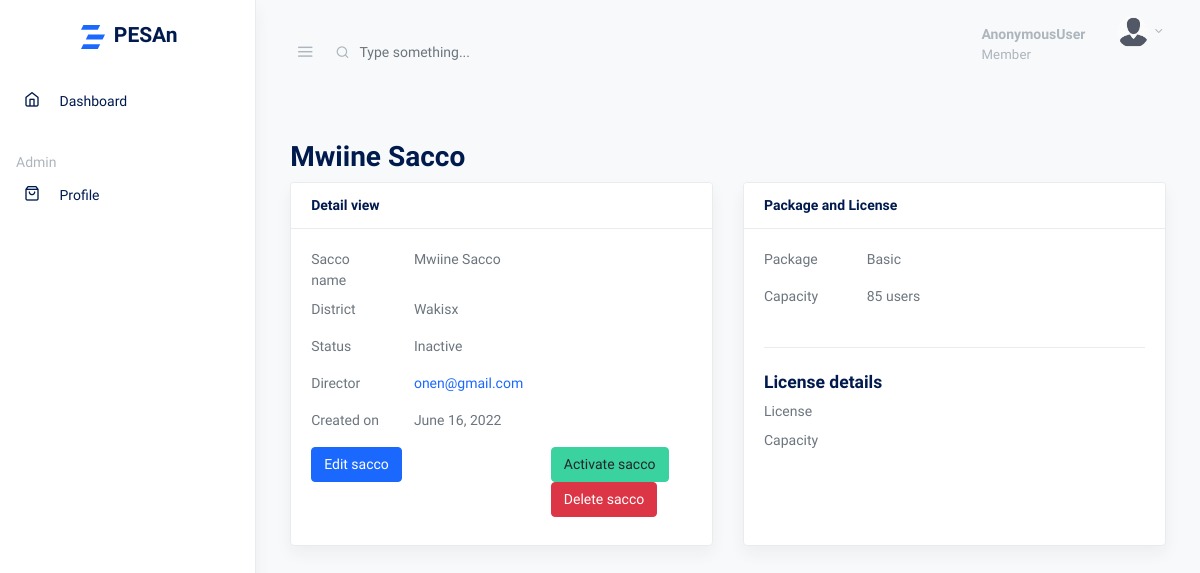
The page /saccos/1/detail on the database as committed earlier.
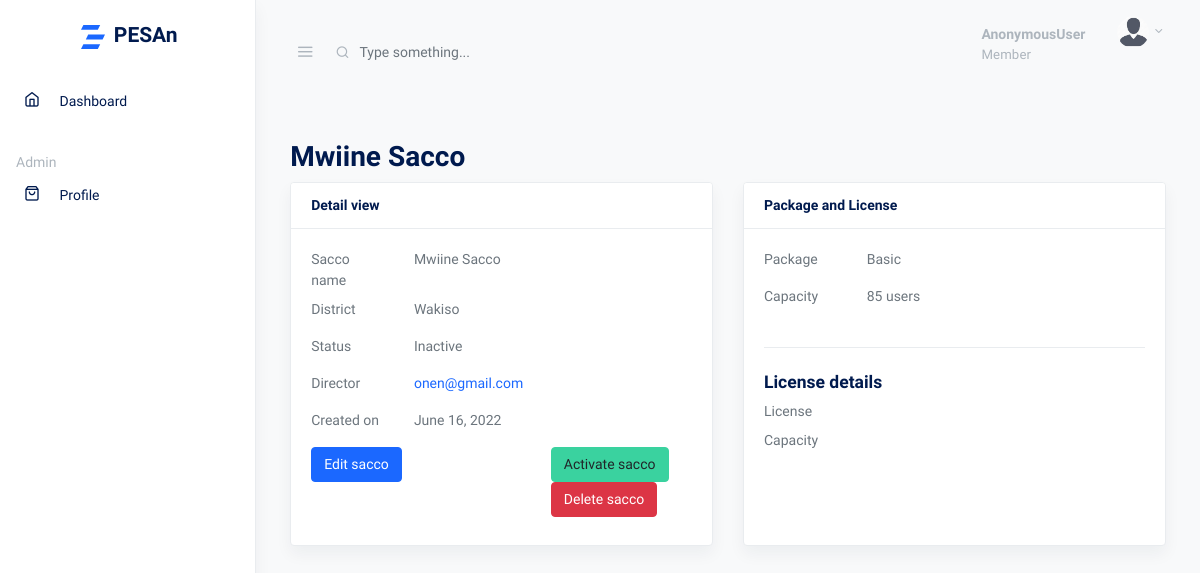
The same page on the database as committed later.
### core/models.py (models this page shows, shortened)
class CustomModel(models.Model):
    created_on = models.DateTimeField(auto_now_add=True)
    updated_on = models.DateTimeField(auto_now=True, null=True)
    class Meta:
        abstract = True
        ordering = ['created_on']

class Sacco(CustomModel):
    name = models.CharField(max_length=80, unique=True)
    package = models.ForeignKey(Package, null=True, on_delete=models.SET_NULL, related_name='bussiness_package')  # TODO Set package to default rather than null
    district = models.CharField(max_length=60, null=True, blank=True,)
    location = models.CharField(max_length=60, null=True, blank=True,)
    email = models.EmailField(null=True, blank=True, unique=True)
    director = models.ForeignKey(User, null=True, on_delete=models.SET_NULL, related_name='bussiness_director', blank=True,)
    status = models.CharField(max_length=10, default='inactive')
    created_by = models.ForeignKey(User, on_delete=models.CASCADE, related_name='bussiness_creator')
    updated_by = models.ForeignKey(User, on_delete=models.CASCADE, related_name='bussiness_updater', null=True, blank=True)
    objects = models.Manager()
    filtered_objects = SaccoManager()
    class Meta:
        ordering = ['-created_on']
    def __str__(self):
        return self.name

class Package(CustomModel):
    name = models.CharField(max_length=60, unique=True)
    capacity = models.PositiveIntegerField()
    price = models.PositiveIntegerField(validators=[MinValueValidator(120000)], help_text='The minimum package price is 120,000/= per year ')
    status = models.CharField(max_length=10, default='active')
    def __str__(self):
        return self.name

### accounts/models.py (models this page shows, shortened)
class User(AbstractBaseUser, PermissionsMixin):
    USERNAME_FIELD = 'email'
    REQUIRED_FIELDS = []
    first_name = models.CharField(max_length=20, blank=True, null=True)
    last_name = models.CharField(max_length=20, blank=True, null=True)
    username = models.CharField(max_length=20, blank=True, null=True)
    email = models.EmailField(unique=True)
    telephone = models.CharField(max_length=15, blank=True, null=True, unique=True)
    id_type = models.CharField(max_length=20, blank=True, choices=ID_TYPE, default='national')
    id_number = models.CharField(max_length=30, blank=True, null=True, validators=[MinLengthValidator(9), MaxLengthValidator(14)])
    photo = models.ImageField(upload_to='profile/', blank=True, null=True, validators=[image_validator])
    date_joined = models.DateTimeField(auto_now_add=True)
    updated_at = models.DateTimeField(auto_now=True)
    is_active = models.BooleanField(default=True)
    is_staff = models.BooleanField(default=False)
    is_member = models.BooleanField(default=False)
    is_previously_logged_in = models.BooleanField(default=False)
    gender = models.CharField(max_length=20, choices=MARITAL_STATUS, default='single')
    village = models.CharField(max_length=60, blank=True, null=True)
    date_of_birth = models.DateField(auto_now_add=False, auto_created=False, blank=True, null=True, validators=[dob_validation])
    gender = models.CharField(max_length=20, blank=True, choices=GENDER, default='single')
    next_of_kin_name = models.CharField(max_length=50, blank=True, null=True)
    next_of_kin_contact = models.CharField(max_length=50, blank=True, null=True)
    occupation = models.CharField(max_length=60, blank=True, null=True)
    employer_type = models.CharField(max_length=60, blank=True, choices=EMPLOYER_TYPE, default='organization')
    organization = models.CharField(max_length=80, blank=True, null=True)
    objects = UserManager()
    class Meta:
        ordering = ['-date_joined', '-updated_at']
    def __str__(self):
        return self.email
    def get_absolute_url(self):
        return reverse('user', kwargs={'pk': self.pk})

### core/views.py (the view)
# urls.py: path('saccos/<str:pk>/detail', SaccoDetailView.as_view() , name='sacco_detail'),
class SaccoDetailView(DetailView):
    model = Sacco
    template_name = "saccos/detail.html"
    context_object_name = 'sacco'

### templates/saccos/detail.html (shortened to what this page needs)
{% extends 'base.html' %}
{% load crispy_forms_tags %}
{% load humanize %}
{% block content %}
<div class="container-fluid">
    <div class="row justify-content-center">
      <div class="col-12">
        <h2 class="page-title">{{sacco|title}}</h2>
        <div class="card-deck">
          <div class="card shadow mb-4">
            <div class="card-header">
              <strong class="card-title">Detail view</strong>
            </div>
            <div class="card-body">
                    <div class="row">
                      <label  class="col-sm-3">Sacco name</label>
                      <div class="col-sm-9">
                        <p>{{sacco.name|title}}</p>
                      </div>
                    </div>
                      <div class="row">
                        <label  class="col-sm-3">District</label>
                        <div class="col-sm-9">
                          <p>{{sacco.district|title}}</p>
                        </div>
                      </div>
                      <div class="row">
                        <label  class="col-sm-3">Status</label>
                        <div class="col-sm-9">
                          <p>{{sacco.status|title}}</p>
                        </div>
                      </div>
                      <div class="row">
                        <label  class="col-sm-3">Director</label>
                        <div class="col-sm-9">
                          <p><a href="{{ sacco.director.get_absolute_url }}">{{sacco.director}}</a></p>
                        </div>
                      </div>
                      <div class="row">
                        <label  class="col-sm-3">Created on</label>
                        <div class="col-sm-9">
                          <p>{{sacco.package.created_on|date}}</p>
                        </div>
                      </div>
                    <div class="row">
                      <div class="col-md-7">
                        <div class="form-group mb-2">
                          <a href="{% url 'sacco_update' sacco.id %}" class="btn btn-primary">Edit sacco</a>
                        </div>
                      </div>
                      <div class="col-md-5">
                        <div class="form-group mb-2">
                          {% if sacco.status == 'active' %}
                            <a href="{% url 'sacco_activation' sacco.id %}" class="btn btn-warning">Suspend sacco</a>
                        {% else %}
                             <a href="{% url 'sacco_activation' sacco.id %}" class="btn btn-success">Activate sacco</a>
                          {% endif %}
                          <a href="{% url 'sacco_delete' sacco.id %}" class="btn btn-danger">Delete sacco</a>
                        </div>
                      </div>
                    </div>
            </div>
          </div>
          <div class="card shadow mb-4">
            <div class="card-header">
              <strong class="card-title">Package and License</strong>
            </div>
            <div class="card-body">
                <div class="row">
                    <label  class="col-sm-3">Package</label>
                    <div class="col-sm-9">
                      <p>{{sacco.package|title}}</p>
                    </div>
                  </div>
                  <div class="row">
                    <label  class="col-sm-3">Capacity</label>
                    <div class="col-sm-9">
                      <p>{{sacco.package.capacity|intcomma}} users</p>
                    </div>
                  </div>
                  <hr class="my-4">
                  <h5>License details</h5>
                  <div class="row">
                    <label  class="col-sm-3">License</label>
                    <div class="col-sm-9">
                    </div>
                  </div>
                  <div class="row">
                    <label  class="col-sm-3">Capacity</label>
                    <div class="col-sm-9">
                    </div>
                  </div>
            </div>
          </div>
        </div>
      </div>
    </div>
  </div>
{% endblock content %}

Rows that differ between the two databases and show on the page:
changed Sacco "Mwiine Sacco": district "Wakisx" → "Wakiso"
